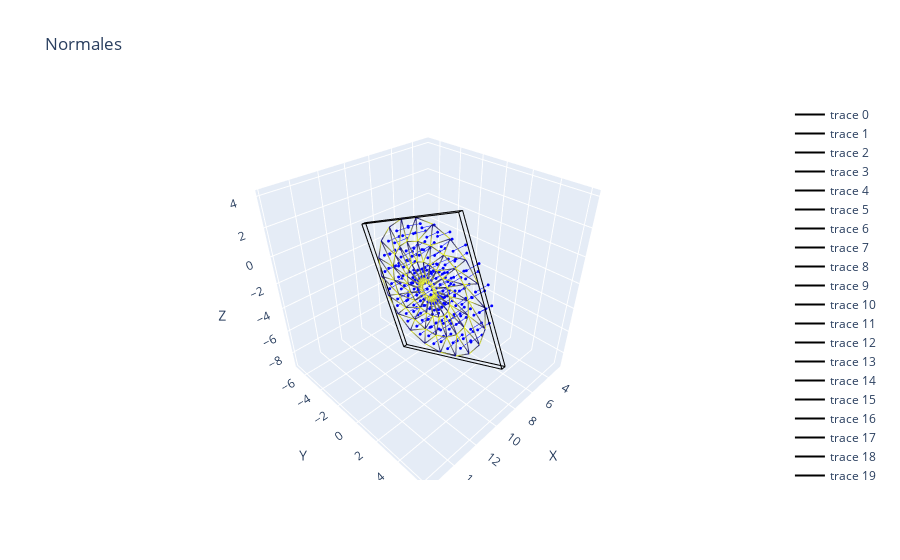

Write notebook code for a chart like this one.
### Code cell
fig = new_plot()
fig = build_box(fig)
plot_triangles(fig)
plot_normals(fig)
fig = config_plot(fig, 'Normales')
fig.show()
